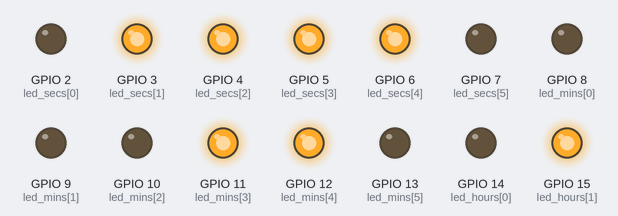
Simulated run of this program. Board: Raspberry Pi (BCM pin numbers). Shown: output pins drawn as LEDs (lit = HIGH). The clock reads 2024-03-15 10:24:30 at power-on unless the program sets it.

Above: at 0.1 s.
At 4.1 s:
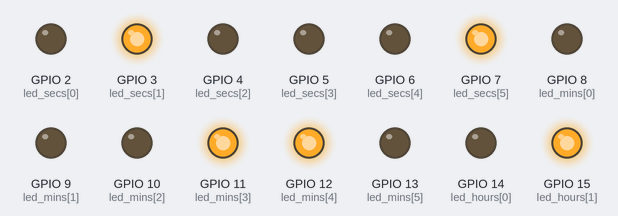
At 9.1 s:
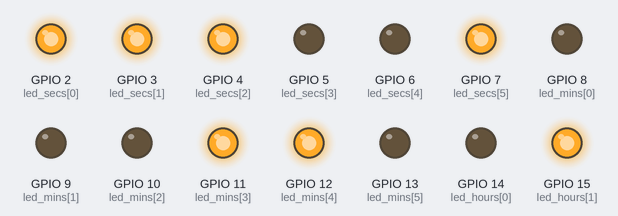
At 19.1 s:
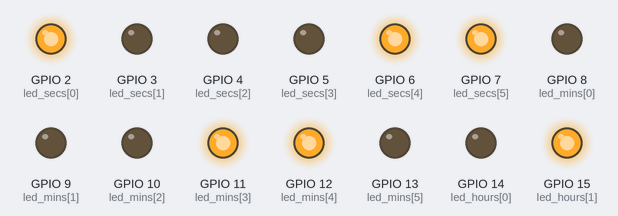
At 29.1 s:
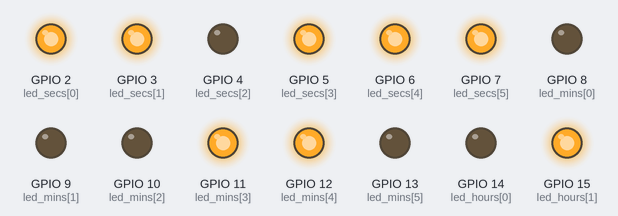
At 39.1 s:
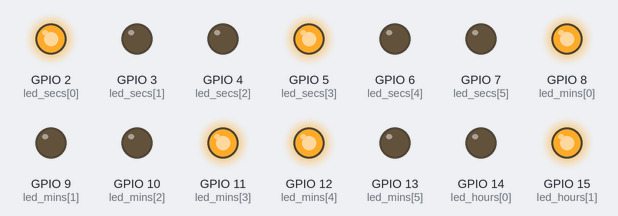
Timing chart, 0 to 40.0 s (numbered marks = the images above):
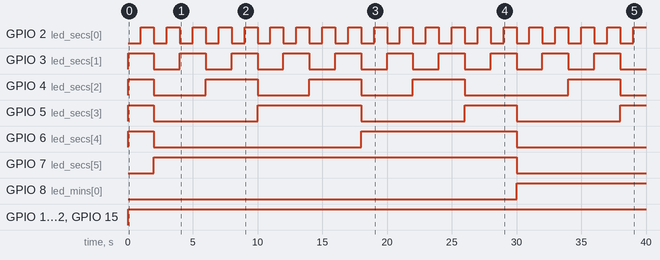

The program:

binclock.py
```python
import time
from gpiozero import LED

class BinaryClock(object):
    """ Binary Clock for the Raspberry Pi
        Connect the LEDs to the GPIO as follows:
        Hours - 4 LEDs: GP17-GP16-GP15-GP14
        Minutes - 6 LEDs: GP13-GP12-GP11-GP10-GP9-GP8
        Seconds - 6 LEDs: GP7-GP6-GP5-GP4-GP3-GP2
        The hour is in 12h mode.
        Example:
            1100 : 100110 : 001011 -> 12:38:11 """

    # Change the tuples below to use different GPIO pins
    led_hours = LED(14), LED(15), LED(16), LED(17)
    led_mins = LED(8), LED(9), LED(10), LED(11), LED(12), LED(13)
    led_secs = LED(2), LED(3), LED(4), LED(5), LED(6), LED(7)

    def __init__(self):
        """ Initialiaze the timer handlers """
        pass

    def start(self):
        """ Start the timer """
        self._update_time()

    def _update_time(self):
        """ Read the time and update the display """
        while True:
            self._update_display(time.localtime())
            time.sleep(1.0 - time.time() % 1.0)

    def _update_display(self, currenttime):
        """ Update the GPIO pins """

        # Hours
        for i in range(4):
            if (currenttime[3] % 12) & (0x01 << i):
                self.led_hours[i].on()
            else:
                self.led_hours[i].off()

        # Minutes
        for i in range(6):
            if currenttime[4] & (0x01 << i):
                self.led_mins[i].on()
            else:
                self.led_mins[i].off()

        # Seconds
        for i in range(6):
            if currenttime[5] & (0x01 << i):
                self.led_secs[i].on()
            else:
                self.led_secs[i].off()

def main():
    # Get the handler bot
    clock = BinaryClock()
    clock.start()


if __name__ == '__main__':
    main()
```

Measured:
- by itself, GPIO 2 (led_secs[0]): alternates HIGH for 1.0 s and LOW for 1.0 s
- by itself, GPIO 3 (led_secs[1]): alternates HIGH for 2.0 s and LOW for 2.0 s
- by itself, GPIO 4 (led_secs[2]): goes HIGH 2.0 s, 3 × (LOW 4.0 s, HIGH 4.0 s), LOW 8.0 s, HIGH 4.0 s, then LOW
- by itself, GPIO 5 (led_secs[3]): goes HIGH 2.0 s, LOW 8.0 s, HIGH 8.0 s, LOW 8.0 s, HIGH 4.0 s, LOW 8.0 s, then HIGH
- by itself, GPIO 6 (led_secs[4]): LOW → HIGH at 0.01 s, → LOW 2.0 s later, → HIGH 16.0 s later, → LOW 12.0 s later
- by itself, GPIO 7 (led_secs[5]): LOW → HIGH at 2.0 s, → LOW 28.0 s later
- by itself, GPIO 8 (led_mins[0]): LOW → HIGH at 30.0 s
- by itself, GPIO 11 (led_mins[3]), GPIO 12 (led_mins[4]), GPIO 15 (led_hours[1]): LOW → HIGH at 0.01 s
